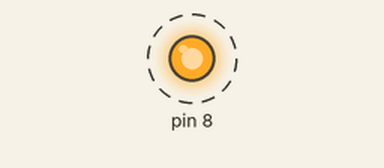
A sketch run on a simulated Arduino Uno, built with avr-gcc and run on an emulated ATmega328P. Parts: output pins drawn as LEDs (lit = HIGH). Dashed ring = blinking.

Above: at 0.5 s.
Timing chart, 0 to 4.6 s (numbered marks = the images above):
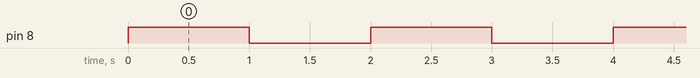

The sketch:

atmega-blink.ino
```cpp
// (licence header left out)
#include <avr/io.h>
#include "utils.h"

int main()
{
    // set PB0 as output
    DDRB |= _BV(DDB0);

    while (1) {
        PORTB |= _BV(PORTB0);
        delay_ms(1000);

        PORTB &= ~_BV(PORTB0);
        delay_ms(1000);
    }
}
```

utils.h
```cpp
// (licence header left out)
#pragma once

#include <util/delay.h>

inline void delay_ms(int ms)
{
    while (ms > 0) {
        _delay_ms(1);
        ms--;
    }
}
```

Measured:
- by itself, pin 8: alternates HIGH for 1.0 s and LOW for 1.0 s
